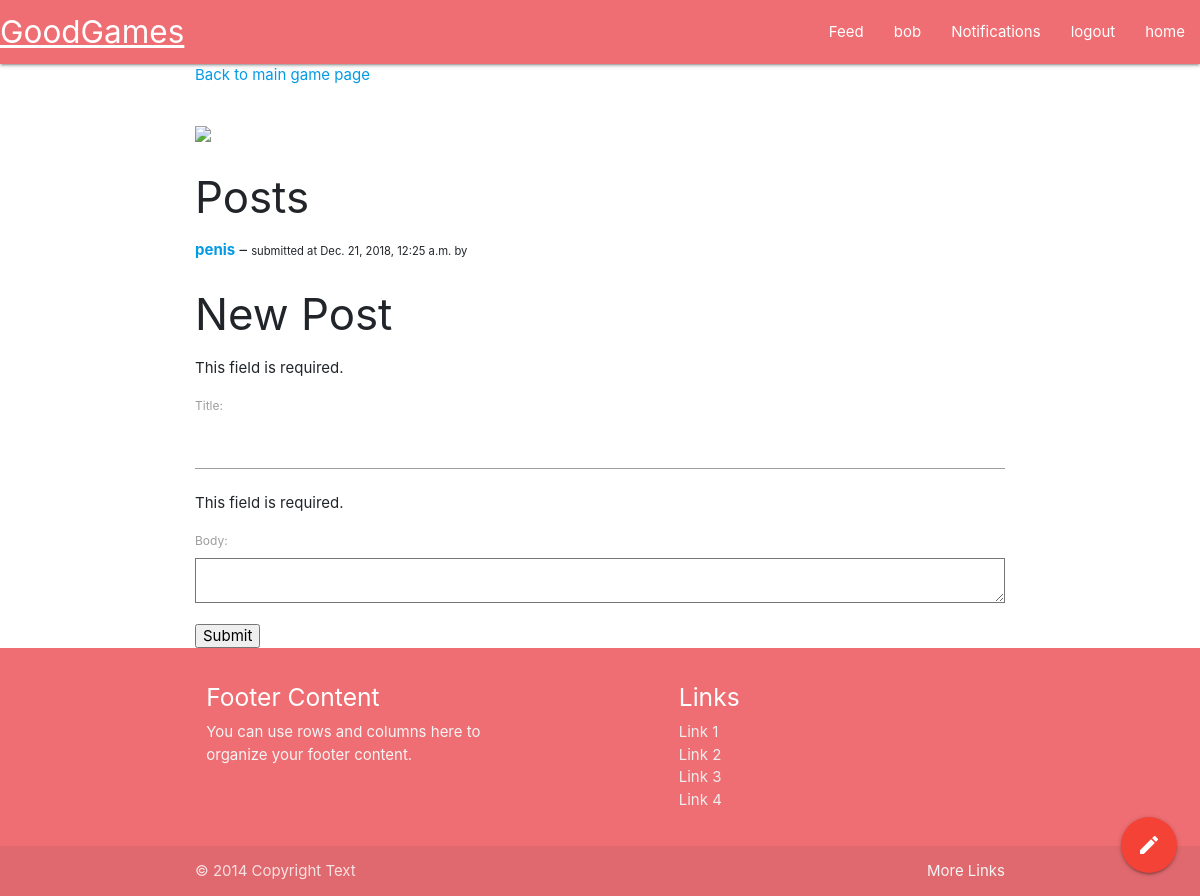
/game/1/posts (signed in), run on an earlier commit of the app's database.
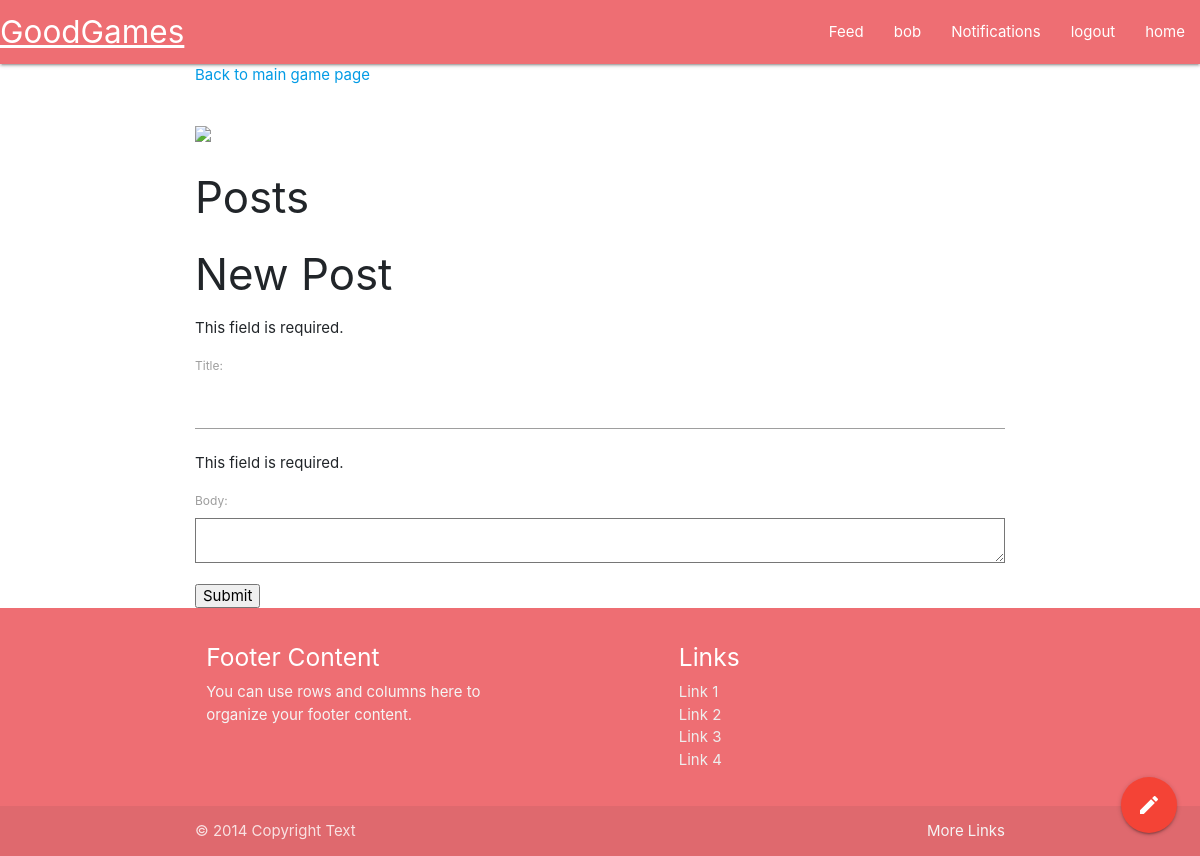
And on a later commit of the database.
### goodgames/models.py (models this page shows)
class Post(models.Model):
    title = models.CharField(max_length=100)
    body = models.TextField()
    game = models.ForeignKey(
        Game, on_delete=models.CASCADE, related_name='game')
    date = models.DateTimeField(auto_now=True)
    profile = models.ForeignKey(
        Profile, on_delete=models.CASCADE, related_name='profile')

### goodgames/views.py (the view, shortened to what this page needs)
# urls.py: path('game/<int:game_id>/posts', views.game_posts_view),
def game_posts_view(request, game_id):
    game = Game.objects.filter(igdb_id=game_id).first()
    posts = Post.objects.filter(game=game)
    form = PostForm(None or request.POST)
    return render(request, 'game_posts.html', {
        'data': {
            'game': game,
            'user': request.user.profile,
            'posts': posts,
        },
        'form': form,
    })

### goodgames/forms.py
class PostForm(forms.Form):
    title = forms.CharField(max_length=100)
    body = forms.CharField(widget=forms.Textarea, max_length=10000)

### goodgames/templates/game_posts.html (shortened to what this page needs)
{% extends 'base.html' %}
{% block main %}
<body>
    <p><a href="/game/{{ data.game.igdb_id }}">Back to main game page</a></p>
    <img src="//images.igdb.com/igdb/image/upload/t_cover_big/{{ data.game.cover }}.jpg" />
    <h3>Posts</h3>
    <ul>
        {% for item in data.posts %}
            <p><a href="/game/{{ data.game.igdb_id }}/post/{{ item.id }}"><b>{{ item.title }}</b></a> – <span style="font-size: .75em">submitted at {{ item.date }} by <a href="/profile/{{ item.profile.id }}">{{ item.profile }}</a></span></p>
        {% endfor %}
    </ul>
    {% if data.user %}
    <h3>New Post</h3>
    <form action='/game/{{ data.game.igdb_id }}/posts' method="post">
        {{ form.as_p }}
        <input type='submit' value='Submit'>
    </form>
    {% endif %}
</body>
{% endblock %}

What changed in the data, as far as the page shows it:
no longer on this page (row edited): Post: title "penis", date "Dec. 21, 2018, 12:25 a.m."
